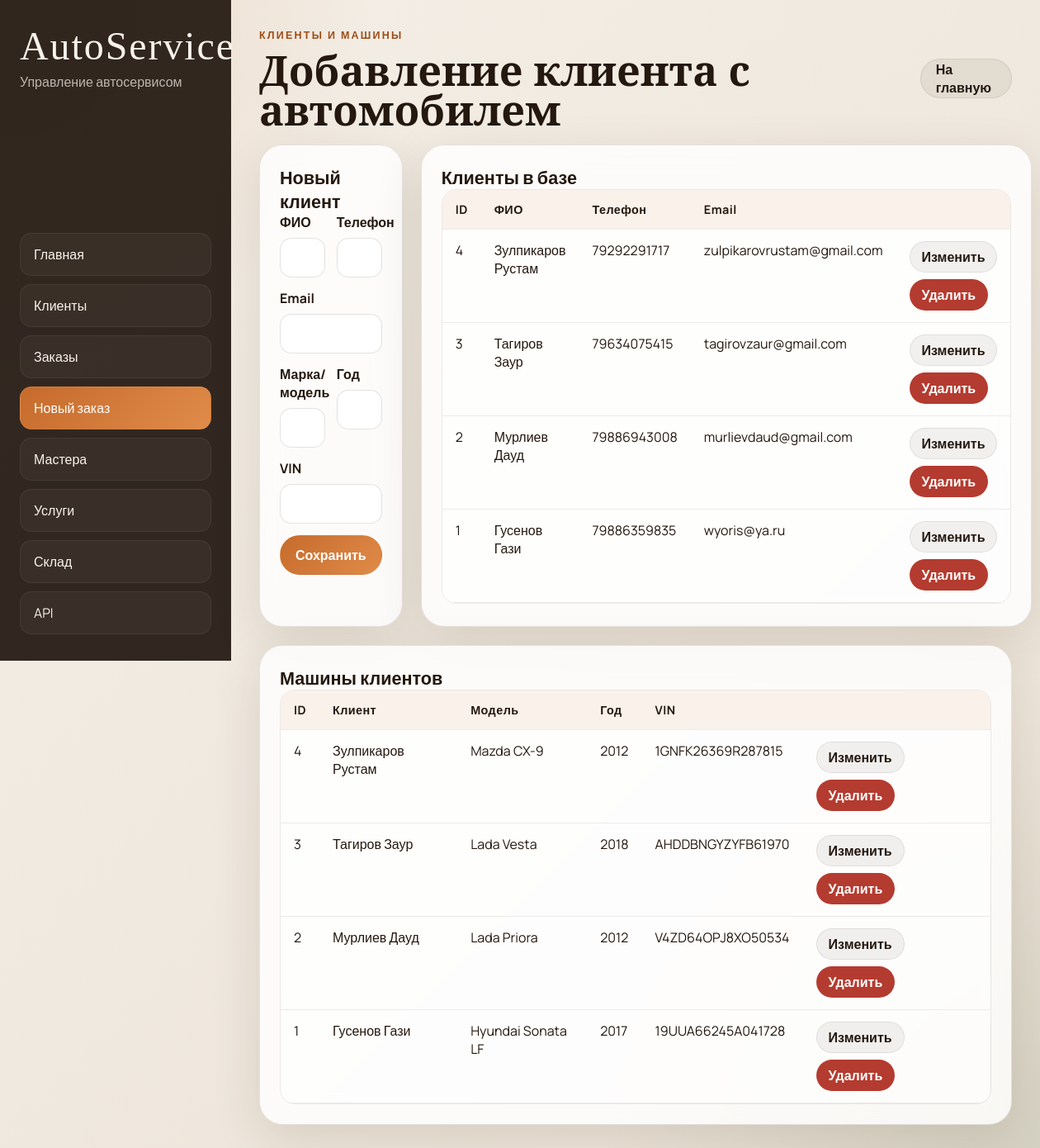
The app's page /clients with its own data.
### tables this page shows
CREATE TABLE clients (
	client_id INTEGER PRIMARY KEY AUTOINCREMENT,
	full_name TEXT NOT NULL,
	phone_number VARCHAR(11) NOT NULL UNIQUE,
	email TEXT UNIQUE
	CONSTRAINT email_check CHECK(email like '%@%.%')
);

CREATE TABLE cars (
	car_id INTEGER PRIMARY KEY AUTOINCREMENT,
	client_id INTEGER,
	car_model TEXT NOT NULL,
	year INTEGER NOT NULL,
	vin VARCHAR(17) NOT NULL UNIQUE,
	FOREIGN KEY (client_id) REFERENCES clients(client_id) ON DELETE CASCADE
);

### autoservice/ui.py (the view)
@ui.route('/clients')
def clients_page():
    tables = get_tables()
    clients = db.session.execute(
        select(tables['clients']).order_by(desc(tables['clients'].c.client_id))
    ).mappings().all()
    cars = db.session.execute(
        select(
            tables['cars'].c.car_id,
            tables['cars'].c.client_id,
            tables['cars'].c.car_model,
            tables['cars'].c.year,
            tables['cars'].c.vin,
            tables['clients'].c.full_name,
        )
        .select_from(tables['cars'].join(tables['clients'], tables['cars'].c.client_id == tables['clients'].c.client_id))
        .order_by(desc(tables['cars'].c.car_id))
    ).mappings().all()
    return render_template('clients.html', clients=clients, cars=cars)

### autoservice/ui.py (called while the page is built)
def get_tables():
    return current_app.extensions['autoservice_tables']

### templates/clients.html (shortened to what this page needs)
{% extends 'base.html' %}
{% block content %}
<section class="page-head">
  <div>
    <p class="eyebrow">Клиенты и машины</p>
    <h1>Добавление клиента с автомобилем</h1>
  </div>
  <a class="button button-secondary" href="{{ url_for('ui.dashboard') }}">На главную</a>
</section>
<section class="grid-two">
  <article class="panel">
    <h2>Новый клиент</h2>
    <form id="client-form" class="stack-form" data-success-text="Клиент добавлен">
      <div class="field-grid">
        <label>ФИО<input name="full_name" required></label>
        <label>Телефон<input name="phone_number" required></label>
      </div>
      <label>Email<input name="email" type="email"></label>
      <div class="field-grid">
        <label>Марка/модель<input name="car_model" required></label>
        <label>Год<input name="year" type="number" required></label>
      </div>
      <label>VIN<input name="vin" maxlength="17" required></label>
      <button class="button button-primary" type="submit">Сохранить</button>
      <div class="form-message" data-message></div>
    </form>
  </article>
  <article class="panel">
    <h2>Клиенты в базе</h2>
    <div class="table-wrap table-wrap--compact">
      <table>
        <thead><tr><th>ID</th><th>ФИО</th><th>Телефон</th><th>Email</th><th></th></tr></thead>
        <tbody>
          {% for client in clients %}
          <tr class="client-row" data-client-id="{{ client.client_id }}">
            <td>{{ client.client_id }}</td>
            <td class="client-name-cell">
              <span class="client-name-text">{{ client.full_name }}</span>
            </td>
            <td class="client-phone-cell">
              <span class="client-phone-text">{{ client.phone_number }}</span>
            </td>
            <td class="client-email-cell">
              <span class="client-email-text">{{ client.email or '' }}</span>
            </td>
            <td class="client-actions">
              <button class="button button-secondary button-small client-edit-btn">Изменить</button>
              <button class="button button-danger button-small client-delete-btn">Удалить</button>
            </td>
          </tr>
          {% else %}
          <tr><td colspan="5" class="empty">Клиентов пока нет</td></tr>
          {% endfor %}
        </tbody>
      </table>
    </div>
  </article>
</section>
<section class="panel panel-spaced">
  <h2>Машины клиентов</h2>
  <div class="table-wrap">
    <table>
      <thead><tr><th>ID</th><th>Клиент</th><th>Модель</th><th>Год</th><th>VIN</th><th></th></tr></thead>
      <tbody>
        {% for car in cars %}
        <tr class="car-row" data-car-id="{{ car.car_id }}">
          <td>{{ car.car_id }}</td>
          <td>{{ car.full_name }}</td>
          <td class="car-model-cell">
            <span class="car-model-text">{{ car.car_model }}</span>
          </td>
          <td class="car-year-cell">
            <span class="car-year-text">{{ car.year }}</span>
          </td>
          <td class="car-vin-cell">
            <span class="car-vin-text">{{ car.vin }}</span>
          </td>
          <td class="car-actions">
            <button class="button button-secondary button-small car-edit-btn">Изменить</button>
            <button class="button button-danger button-small car-delete-btn">Удалить</button>
          </td>
        </tr>
        {% else %}
        <tr><td colspan="6" class="empty">Машин пока нет</td></tr>
        {% endfor %}
      </tbody>
    </table>
  </div>
</section>
{% endblock %}

### static/styles.css (style rules this page uses)
:root { --bg: #f4efe7; --bg-2: #ebe2d6; --panel: rgba(255, 255, 255, 0.82); --panel-border: rgba(52, 35, 20, 0.12); --text: #24180f; --muted: #6f5d4c; --accent: #c66b2c; --accent-dark: #9e4d17; --accent-soft: rgba(198, 107, 44, 0.12); --danger: #b43b2f; --shadow: 0 18px 60px rgba(57, 33, 10, 0.12); --radius-xl: 28px; --radius-lg: 20px; --radius-md: 14px; }
* { box-sizing: border-box; }
html, body { min-height: 100%; }
body { margin: 0; color: var(--text); font-family: 'Manrope', sans-serif; background: radial-gradient(circle at top left, rgba(198, 107, 44, 0.18), transparent 24%), radial-gradient(circle at bottom right, rgba(87, 116, 84, 0.15), transparent 28%), linear-gradient(135deg, var(--bg) 0%, var(--bg-2) 100%); }
a { color: inherit; text-decoration: none; }
button, input, select, textarea { font: inherit; }
.hero, .panel, .stat-card, .selection-card { backdrop-filter: blur(16px); background: var(--panel); border: 1px solid var(--panel-border); box-shadow: var(--shadow); }
.hero h1, .page-head h1 { margin: 0; font-family: 'Cormorant Garamond', serif; font-size: clamp(2.3rem, 4vw, 4.2rem); line-height: 0.95; }
.eyebrow { margin: 0 0 10px; text-transform: uppercase; letter-spacing: 0.18em; color: var(--accent-dark); font-size: 0.78rem; font-weight: 800; }
.button { display: inline-flex; align-items: center; justify-content: center; min-height: 48px; padding: 0 18px; border-radius: 999px; border: 1px solid transparent; cursor: pointer; transition: transform 0.2s ease, opacity 0.2s ease, background 0.2s ease; font-weight: 700; }
.button-primary { background: linear-gradient(135deg, var(--accent), #e08b49); color: #fff; }
.button-secondary { background: rgba(36, 24, 15, 0.06); color: var(--text); border-color: rgba(36, 24, 15, 0.08); }
.button-danger { background: var(--danger); color: #fff; }
.button-small { min-height: 38px; padding: 0 14px; }
.panel { padding: 24px; border-radius: var(--radius-xl); }
.panel-spaced { margin-top: 22px; }
.panel-header, .page-head { display: flex; justify-content: space-between; gap: 16px; align-items: center; margin-bottom: 18px; }
.panel-header h2, .panel h2 { margin: 0; font-size: 1.35rem; }
.table-wrap { overflow-x: auto; border-radius: 18px; border: 1px solid rgba(36, 24, 15, 0.08); }
.table-wrap table { width: 100%; border-collapse: collapse; min-width: 720px; background: rgba(255, 255, 255, 0.6); }
.table-wrap--compact table { min-width: 520px; }
th, td { padding: 14px 16px; border-bottom: 1px solid rgba(36, 24, 15, 0.08); text-align: left; vertical-align: top; }
th { background: rgba(198, 107, 44, 0.09); font-size: 0.9rem; letter-spacing: 0.03em; }
.grid-two { display: grid; grid-template-columns: 1fr 1.1fr; gap: 22px; }
.stack-form { display: flex; flex-direction: column; gap: 14px; }
label { display: flex; flex-direction: column; gap: 8px; font-weight: 700; }
input, select { width: 100%; min-height: 48px; border-radius: 14px; border: 1px solid rgba(36, 24, 15, 0.12); background: rgba(255, 255, 255, 0.92); padding: 0 14px; outline: none; }
.field-grid { display: grid; grid-template-columns: repeat(2, minmax(0, 1fr)); gap: 14px; }
.form-message { min-height: 24px; font-weight: 700; color: var(--muted); }
.client-actions, .service-actions { display: flex; gap: 8px; flex-wrap: wrap; }
.car-actions { display: flex; gap: 8px; flex-wrap: wrap; }

### records on screen
clients: full_name "Зулпикаров Рустам", phone_number "79292291717", email "zulpikarovrustam@gmail.com", full_name "Зулпикаров Рустам"
clients: full_name "Тагиров Заур", phone_number "79634075415", email "tagirovzaur@gmail.com", full_name "Тагиров Заур"
clients: full_name "Мурлиев Дауд", phone_number "79886943008", email "murlievdaud@gmail.com", full_name "Мурлиев Дауд"
clients: full_name "Гусенов Гази", phone_number "79886359835", email "wyoris@ya.ru", full_name "Гусенов Гази"
cars: car_model "Mazda CX-9", year "2012", vin "1GNFK26369R287815"
cars: car_model "Lada Vesta", year "2018", vin "AHDDBNGYZYFB61970"
cars: car_model "Lada Priora", year "2012", vin "V4ZD64OPJ8XO50534"
cars: car_model "Hyundai Sonata LF", year "2017", vin "19UUA66245A041728"

### other values on screen
{{ client.client_id }} "4" "3" "2" "1"
{{ car.car_id }} "4" "3" "2" "1"
